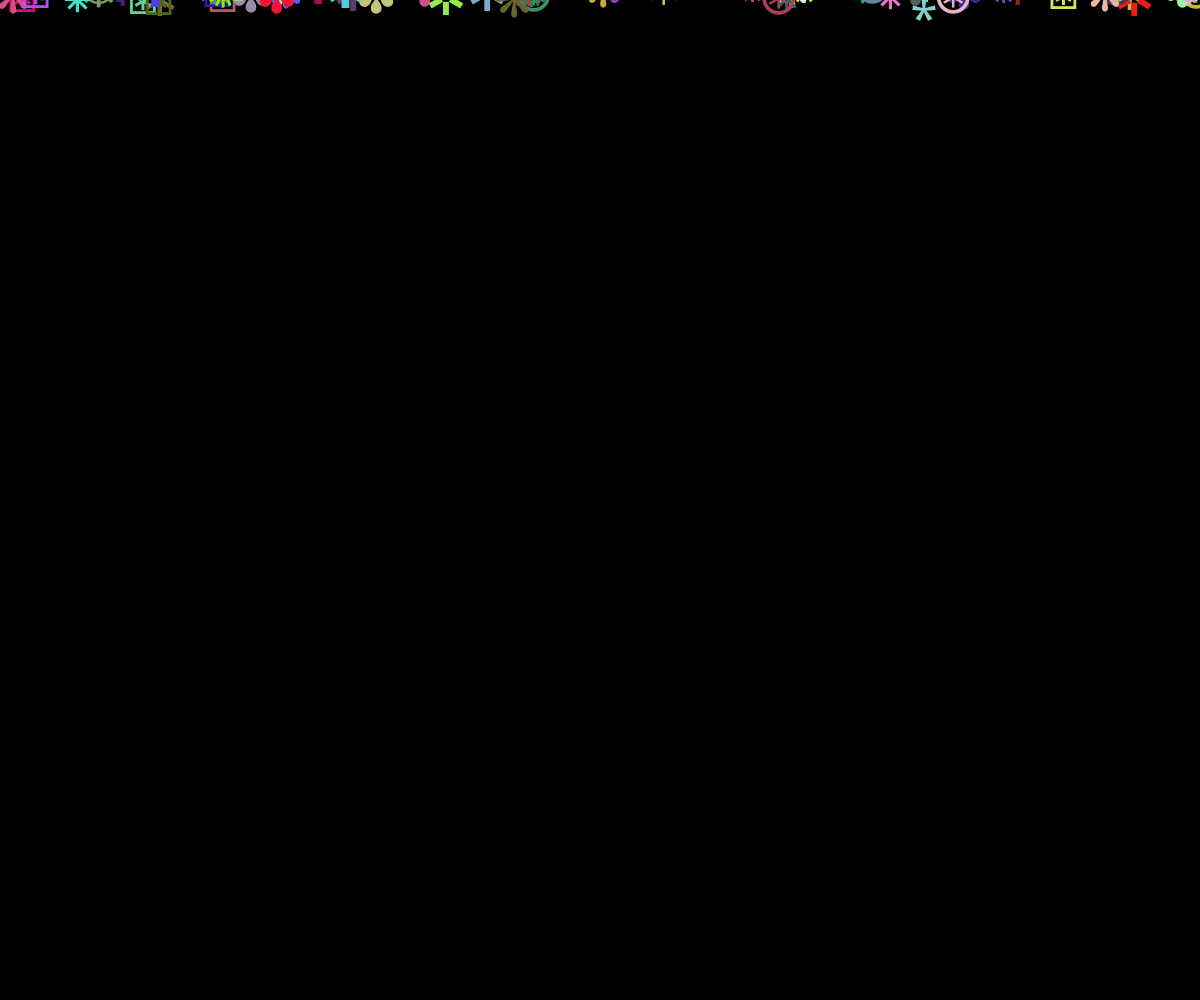
Frame 1 (no input)
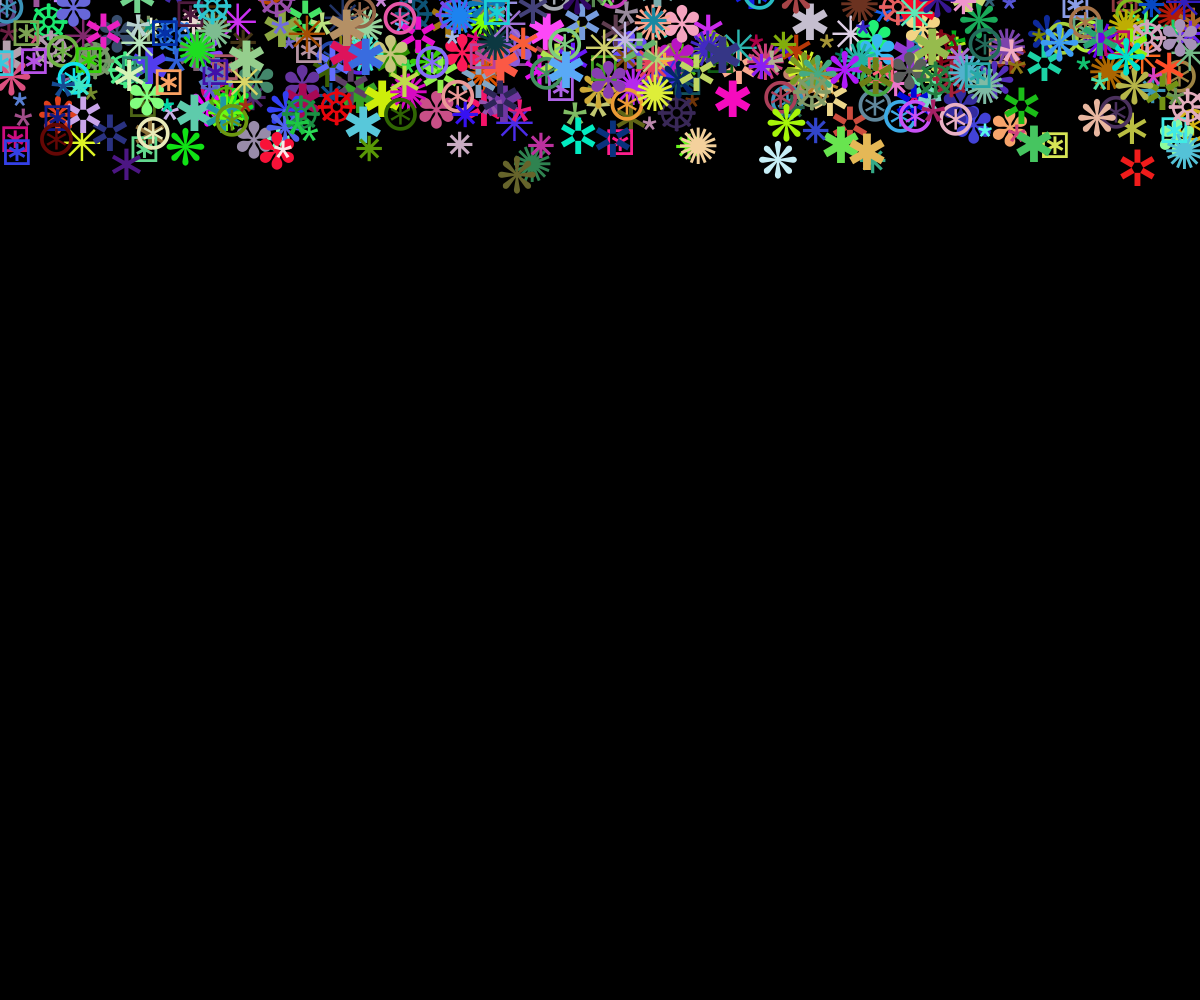
Frame 60 (no input)
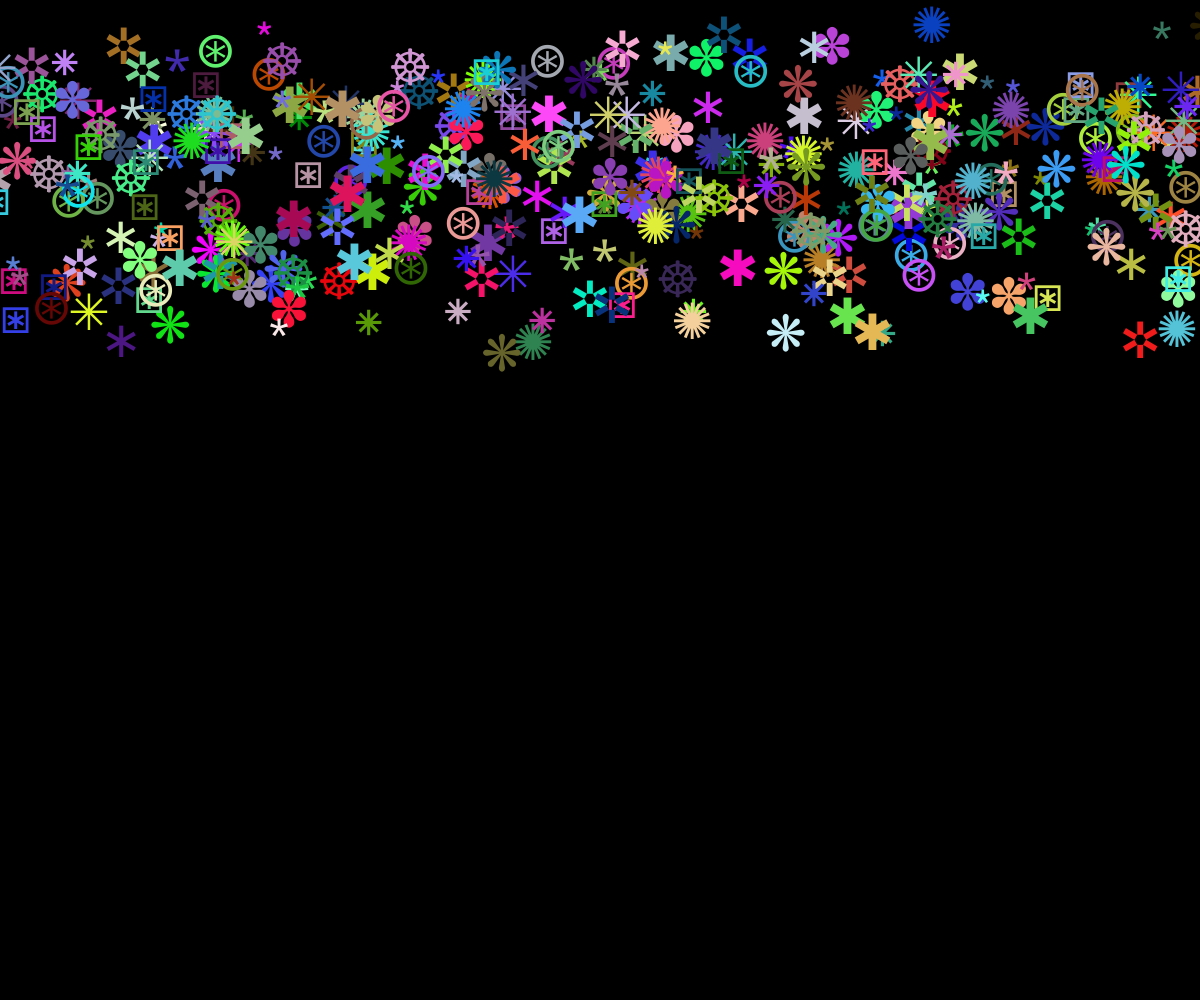
Frame 120 (the mouse pressed at the canvas centre since frame 60)

The p5.js sketch that drew these frames (run headless with seeded random() and noise() and a simulated clock; from frame 60 on, the mouse is pressed at the canvas centre):

// p5.js sketch
// ── sketch.js

let fiocchi



function setup() {
	createCanvas(windowWidth, windowHeight)

	fiocchi = []

	const f = "*✺✱✳✲✽❋☸⧆⊛⁕⁎﹡∗"

	for(let i=0; i<400; i++) {
		fiocchi[i] = {
			px : random(0, width),
			py : random(-100),
			// dim : random(10, 20),
			vel : random(1, 3),
			chr : f[Math.floor(random(f.length))],
			colore : color(random(255), random(255), random(255))
		}
	}
}

function draw() {

	background(0)
	textAlign(CENTER, CENTER)

	// lento:
	// textSize(fiocchi[i].dim)

	textSize(50)

	for (let i=0; i<fiocchi.length; i++) {
		fiocchi[i].px = fiocchi[i].px + random(-1.5, 1.5)
		fiocchi[i].py = fiocchi[i].py + fiocchi[i].vel

		if(fiocchi[i].py > height + 100) {
			fiocchi[i].py = -100
		}

		fill(fiocchi[i].colore)
		text( fiocchi[i].chr, fiocchi[i].px, fiocchi[i].py)
	}

}

function windowResized() {
	resizeCanvas(windowWidth, windowHeight)
}
